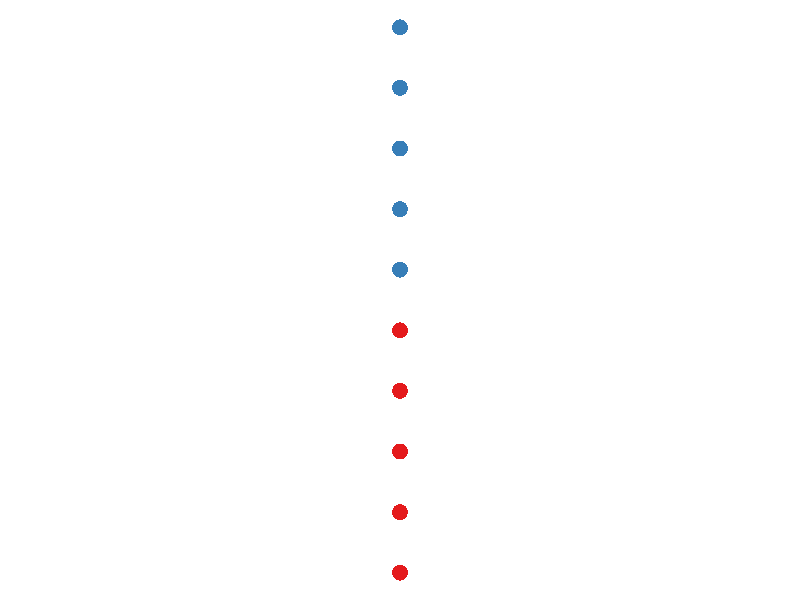

Write the R code that produced this figure. (Note: this script raises an error after producing the figure.)
library(tidyverse)
library(cowplot)

#==============================================================================
# SETUP
#==============================================================================

# Configure font settings
font <- "sans" # Main figure font
titlefont <- font # Font for axis titles etc. (if different)
fontsize_base <- 11 # Basic figure font size
fontscale_title <- 1 # Default axis-title scale relative to regular font
fontscale_main <- 1 # Default plot-title scale

# Define base theme
theme_base <-   theme(
  legend.position = "bottom",
  axis.text = element_text(size = fontsize_base, family = font, 
                           colour = "black"),
  axis.title.y = element_text(size = fontsize_base * fontscale_title,
                              family = titlefont, colour = "black",
                              margin = margin(r=3,unit="mm")),
  axis.title.x = element_text(size = fontsize_base * fontscale_title,
                              family = titlefont, colour = "black",
                              margin = margin(t=3,unit="mm")),
  legend.text = element_text(size = fontsize_base, 
                             family = font, colour = "black"),
  legend.title = element_text(size = fontsize_base,
                              family = font, colour = "black",
                              face = "bold", vjust=0.5, 
                              margin=margin(r=3, unit="mm")),
  plot.title = element_text(size = fontsize_base * fontscale_main,
                            family = titlefont, colour="black",
                            hjust = 0.5, vjust = 0.5,
                            margin = margin(b=5, unit="mm")),
  plot.margin = margin(t=0.3, l=0.3, r=0.3, b = 0.3, unit="cm"),
  strip.background = element_blank(),
  strip.text.x = element_text(size = fontsize_base * fontscale_title,
                              family = titlefont, colour = "black",
                              margin = margin(t = 3, b = 3, unit="mm")),
  strip.text.y = element_text(size = fontsize_base * fontscale_title,
                              family = titlefont, colour = "black",
                              margin = margin(l=3, r=3, unit="mm")),
  legend.justification = "center"
)

theme_blank <- theme_void() + 
  theme(legend.position = "none",
        #plot.margin = margin(t=0.3, l=0.6, r=0.6, b = 0.3, unit="cm")
        )
                                    

# Define parameters
capacity = 10
alleles <- c(0L, 1L)
fitness <- c(1,1)
ngen_small <- 5
ngen_mid <- 20

#==============================================================================
# AUXILIARY FUNCTIONS
#==============================================================================

make_initial_pop <- function(cap = capacity, al = alleles, fit = fitness){
  tibble(id = seq(cap), generation = 0, parent = id,
         allele = as.factor(rep(al, each = cap/length(al))),
         fitness = rep(fit, each = cap/length(al)))
}

make_child_pop <- function(pop, cap = capacity){
  pop %>% filter(generation == max(generation)) %>%
    sample_n(cap, T, fitness) %>% arrange(id) %>%
    mutate(generation = generation + 1, parent = id, id = seq(cap))
}

iterate_pop <- function(pop, cap = capacity){
  bind_rows(pop, make_child_pop(pop, cap))
}

make_circ_plot <- function(pop, s = 5){
  ggplot(pop) + 
    geom_segment(aes(x=pmax(0,generation-1), xend=generation, y=parent, 
                     yend=id, colour = allele)) +
    geom_point(aes(x=generation, y=id, colour=allele), shape = 16, size = s) +
    scale_color_brewer(type = "qual", palette = "Set1") + theme_blank
}

generation_pop <- function(generation, cap = capacity, al = alleles, 
                           fit = fitness){
  p <- make_initial_pop(cap, al, fit)
  if(generation > 0) for (n in seq(generation)){ p <- iterate_pop(p, cap) }
  return(p)
}

count_states <- function(pop){
  # Count the number of states in the latest generation from a population
  pop %>% filter(generation == max(generation)) %>% pull(allele) %>%
    unique %>% length
}

fix_pop <- function(cap = capacity, al = alleles, fit = fitness,
                    tail = 0){
  # Run a population until it reaches fixation
  p <- make_initial_pop(cap, al, fit)
  while(count_states(p) > 1) p <- iterate_pop(p, cap)
  if (tail > 0) for (n in seq(tail)){ p <- iterate_pop(p, cap) }
  return(p)
}

get_fixation_dist <- function(n = 100, cap = capacity, al = alleles, 
                              fit = fitness){
  sapply(seq(n), function(n) fix_pop(cap, al, fit) %>% pull(generation) %>%
           max) %>% 
    tibble(run = 1:n, fix = .)
}

make_stack_plot <- function(pop){
  pop %>% group_by(generation, allele, fitness) %>% 
    summarise(N = n(), P = n()/100) %>%
    ggplot() +
    geom_col(aes(x=generation,y=P,fill=allele), position="fill",
             width = 1) +
    scale_x_continuous(name = "Generation") +
    scale_y_continuous(name = "Allele frequency (%)",
                       labels = function(y) y*100) +
    scale_fill_brewer(type = "qual", palette = "Set1") + 
    theme_minimal() + theme_base + theme(legend.position = "none")
}

#==============================================================================
# INITIAL PARENTAL POPULATION
#==============================================================================

pop_0 = make_initial_pop()
g_0 <- make_circ_plot(pop_0)
save_plot(filename = "content/images/coalescent-0.png",
          plot = g_0, base_width = 10, base_height = 8, units="cm",
          limitsize = FALSE)


#==============================================================================
# FIRST CHILD GENERATION
#==============================================================================

pop_1 <- iterate_pop(pop_0)
g_1 <- make_circ_plot(pop_1)
save_plot(filename = "content/images/coalescent-1.png",
          plot = g_1, base_width = 10, base_height = 8, units="cm",
          limitsize = FALSE)


#==============================================================================
# LATER CHILD GENERATIONS
#==============================================================================

pop_small <- generation_pop(ngen_small)
g_small <- make_circ_plot(pop_small)
save_plot(filename = "content/images/coalescent-small.png",
          plot = g_small, base_width = 10, base_height = 8, units="cm",
          limitsize = FALSE)


pop_mid <- generation_pop(ngen_mid)
g_mid <- make_circ_plot(pop_mid)
save_plot(filename = "content/images/coalescent-mid.png",
          plot = g_mid, base_width = 20, base_height = 8, units="cm",
          limitsize = FALSE)

#==============================================================================
# BIG POPULATION
#==============================================================================

pop_big <- fix_pop(200, tail=20)
g_big <- make_stack_plot(pop_big)
save_plot(filename = "content/images/coalescent-200-neutral.png",
          plot = g_big, base_width = 15, base_height = 8, units="cm",
          limitsize = FALSE)


